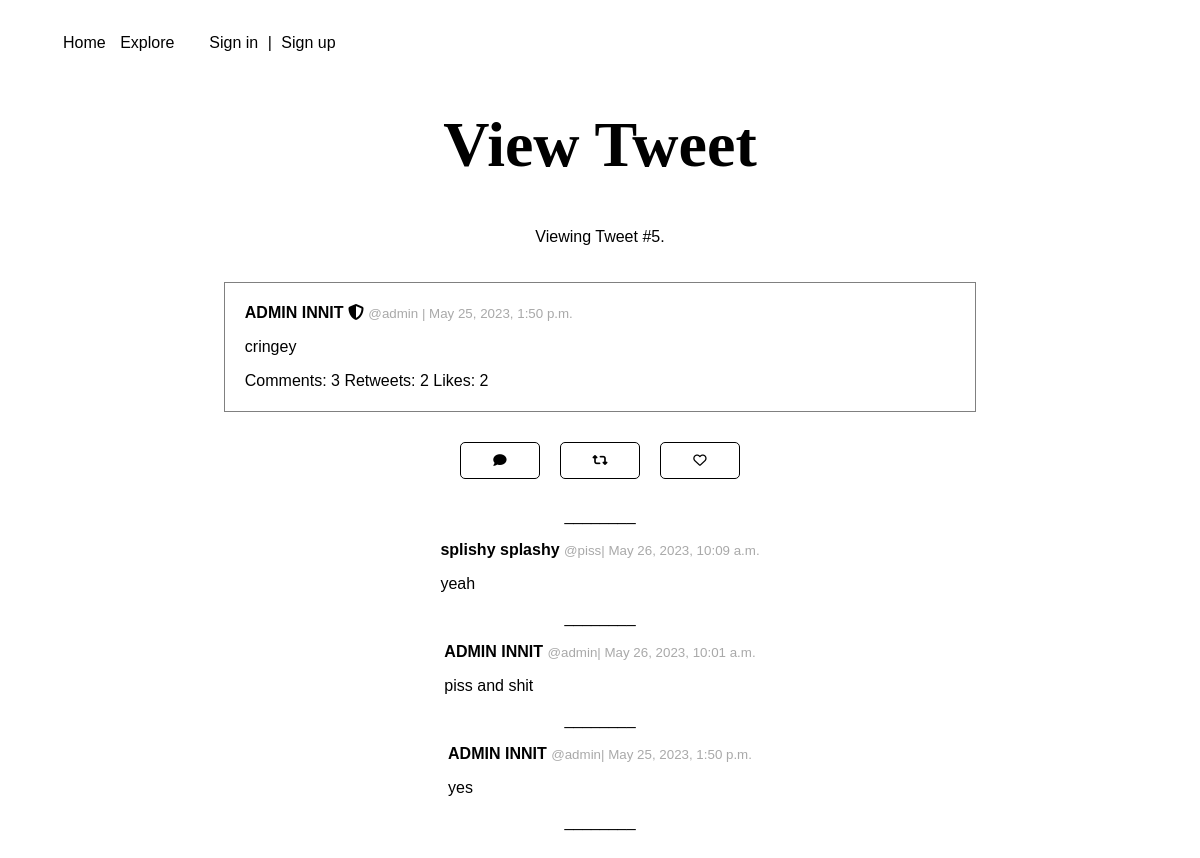
Before: /5/ with the older database file.
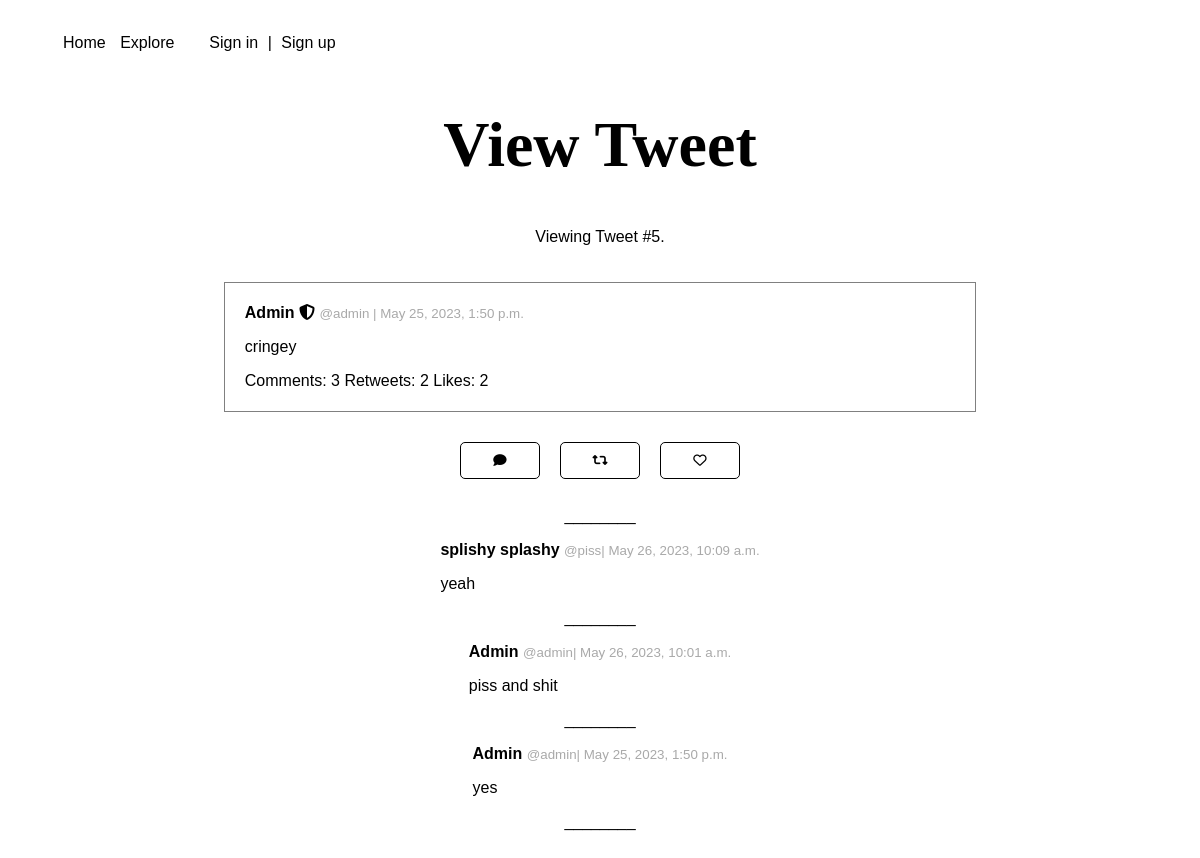
After: the same page with the newer database file.
### tweets/models.py (models this page shows)
class Tweet(models.Model):
    text = models.CharField(max_length=144)
    date = models.DateTimeField(default=timezone.now)
    likes = models.ManyToManyField(User, blank=True, related_name='likes')
    user = models.ForeignKey(User, on_delete=models.CASCADE)
    class Meta:
        ordering = ["-date"]
    def __str__(self):
        return self.text

class Comment(models.Model):
    tweet = models.ForeignKey(Tweet, on_delete=models.CASCADE)
    user = models.ForeignKey(User, on_delete=models.CASCADE)
    text = models.CharField(max_length=144)
    date = models.DateTimeField(default=timezone.now)
    def __str__(self):
        return self.text
    class Meta:
        ordering = ["-date"]

### users/models.py (models this page shows, shortened)
class Profile(models.Model):
    user = models.OneToOneField(User, on_delete=models.CASCADE)
    bio = models.TextField(default="")
    display_name = models.CharField(default="", max_length=150)
    location = models.CharField(blank=True, max_length=150)
    followers = models.ManyToManyField(User, blank=True, related_name='followers')
    following = models.ManyToManyField(User, blank=True, related_name='following')

### tweets/views.py (the view)
# urls.py: path('<int:tweet_id>/', views.tweet, name="tweet"),
def tweet(request, tweet_id):
    tweet = get_object_or_404(Tweet, pk=tweet_id)
    already_liked = False
    if request.user.is_authenticated:
        already_liked = liked(request.user, tweet)
    return render(request, 'tweets/view_tweet.html', {"title": "View Tweet", "tweet": tweet, "already_liked": already_liked })

### templates/tweets/view_tweet.html (shortened to what this page needs)
{% extends '../base.html' %}
{% block content %}
    <p>Viewing Tweet #{{tweet.id}}.</p>
    {% include "tweets/tweet.html" %}
    <div class="tweet-buttons center">
        <button id="show-comment" class="comment" onclick="showForm()" title="Show comment box"><i class="fa-solid fa-comment"></i></button>
        <form action="{% url 'retweet' tweet.id %}" method="post">
            <button type="submit" class="retweet" title="Retweet"><i class="fa-solid fa-retweet"></i></button>
        </form>
        <form action="{% url 'like' tweet.id %}" method="post">
            {% if already_liked %}
                <button type="submit" class="like" title="Like"><i class="fa-solid fa-heart"></i></button>
            {% else %}
                <button type="submit" class="like" title="Like"><i class="fa-regular fa-heart"></i></button>
            {% endif %}
        </form>
    </div>
        <br>
    <div class="center comments">
        ________
        {% for comment in tweet.comment_set.all %}
            {% include "tweets/comment.html" %}
        ________
        {% endfor %}
    </div>
{% endblock %}

### templates/tweets/tweet.html
<div class="tweet-card width-100">
    <a class="profile-link" href="{% url 'profile_public' tweet.user.id %}">
        <p>
            <strong>
                {{ tweet.user.profile.display_name }}
                {% if tweet.user.is_superuser %}
                    <i title="Admin" class="fa-solid fa-shield-halved"></i>
                {% endif %}
            </strong>
            <small>@{{ tweet.user }} | {{ tweet.date }}</small>
        </p>
    </a>
    <a class="tweet-link" href="{% url 'tweet' tweet.id %}">
        <p>{{ tweet }}</p>
        <p>
            Comments: {{ tweet.comment_set.count }}
            Retweets: {{ tweet.retweet_set.count }}
            Likes: {{ tweet.likes.count }}
        </p>
    </a>
</div>

### templates/tweets/comment.html
<div class="tweet comment-box">
    <p>
        <strong>{{ comment.user.profile.display_name }}</strong>
        <small>@{{ comment.user }}| {{ comment.date }}</small>
    </p>
    <p>{{ comment }}</p>
</div>

Changed rows visible on the page:
changed through a linked row, Tweet "cringey": user.profile.display_name "ADMIN INNIT" → "Admin"
changed through a linked row, Comment "piss and shit": user.profile.display_name "ADMIN INNIT" → "Admin"
changed through a linked row, Comment "yes": user.profile.display_name "ADMIN INNIT" → "Admin"
